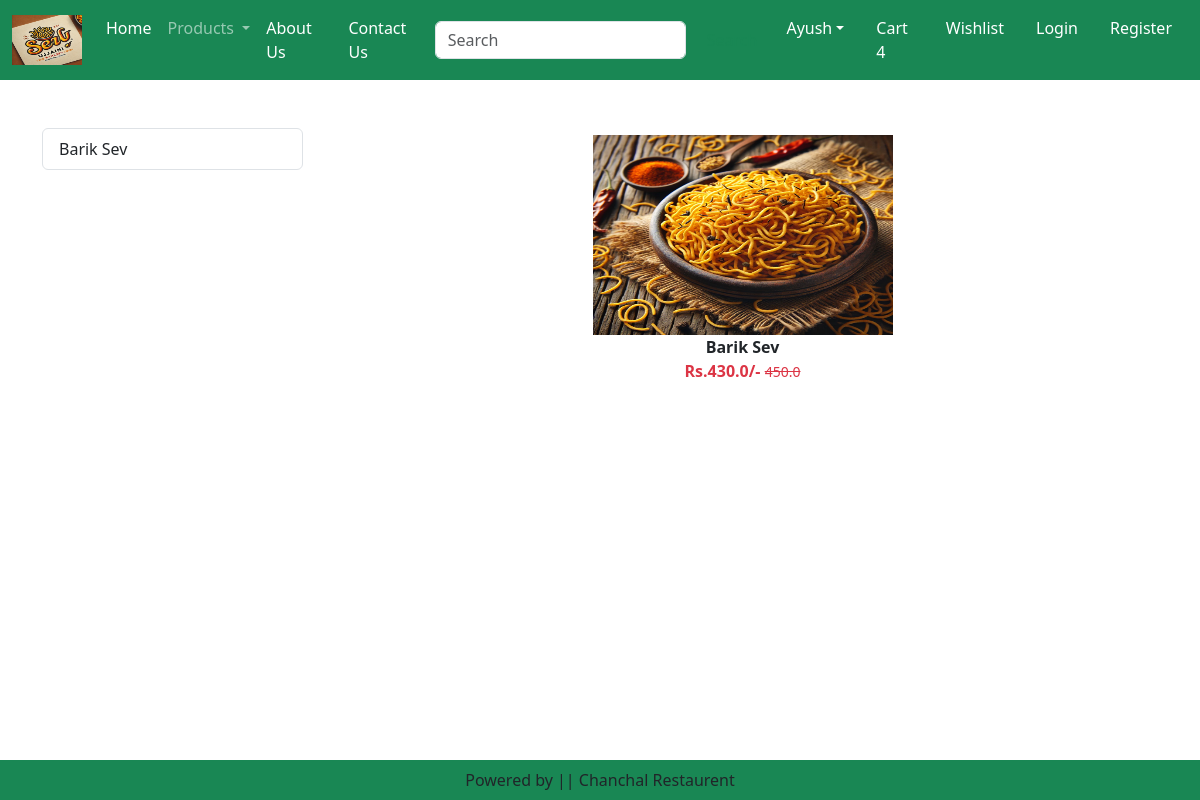
/category/BS, run on an earlier commit of the app's database.
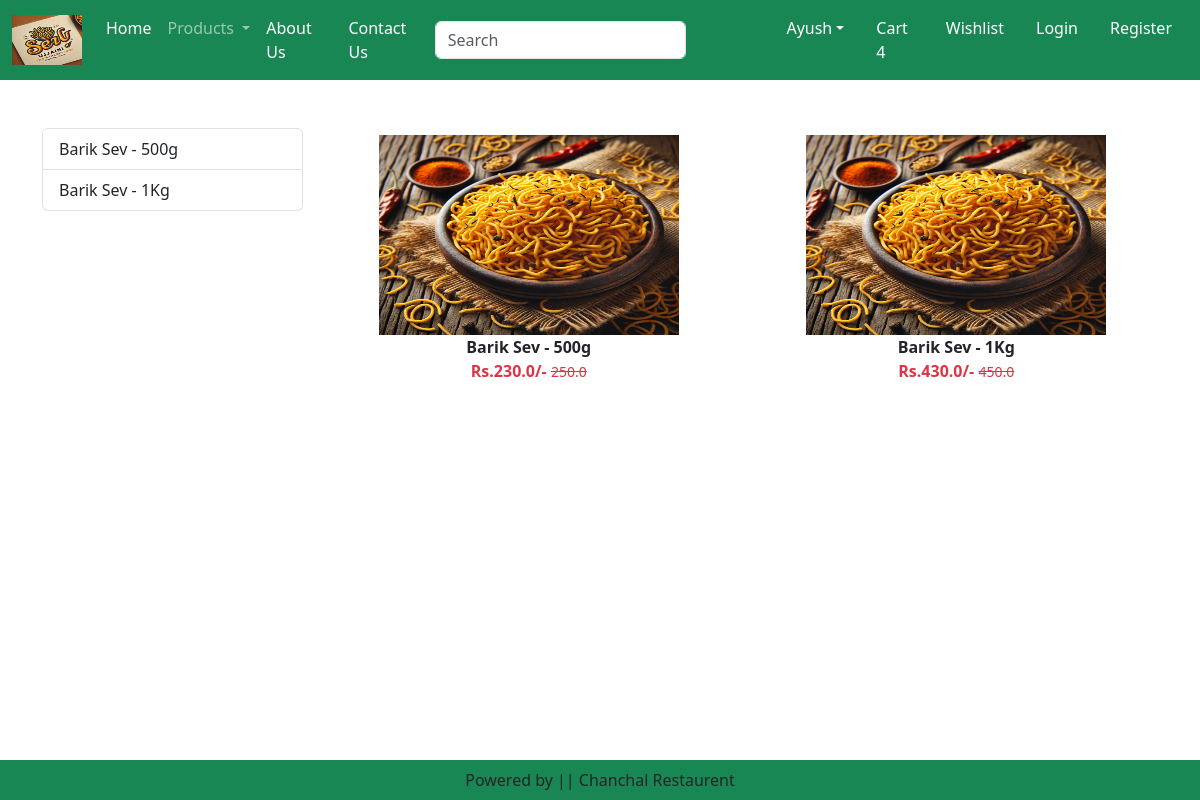
And on a later commit of the database.
### home/models.py (models this page shows, shortened)
class Product(models.Model):
    title = models.CharField(max_length=100)
    sp = models.FloatField()
    dp = models.FloatField()
    desc = models.TextField()
    composition = models.TextField(default='')
    prodapp = models.TextField(default='')
    category = models.CharField(choices=CATEGORY_CHOICES, max_length=2)
    product_image = models.ImageField(upload_to='product')

### home/views.py (the view)
# urls.py: path('category/<slug:val>', views.CategoryView.as_view(), name='category'),
class CategoryView(View):
    def get(self, request, val):
        product = Product.objects.filter(category=val)
        title = Product.objects.filter(category=val).values('title')
        return render(request, 'home/category.html', locals())

### home/templates/home/category.html (shortened to what this page needs)
{% extends 'home/base.html' %}
{% load static %}
{% block main-content %}
    <div class="container my-5">
        <div class="row">
            <div class="col-sm-3">
                <div class="list-group">
                    {% for val in title %}
                        <a href="{% url 'category-title' val.title %}" class="list-group-item list-group-item-action" aria-current="true">{{val.title}}</a>
                    {% endfor %}
                </div>
            </div>
            <div class="col-sm-9">
                <div class="row">
                    {% for prod in product %}
                        <div class="col text-center mb-4">
                            <a href="{% url 'product-detail' prod.id %}" class="btn">
                                <div>
                                    <img src="{{ prod.product_image.url }}" width="300px" height="200px"/>
                                    <div class="fw-bold">{{prod.title}}</div>
                                    <div class="fw-bold text-danger">
                                        Rs.{{prod.dp}}/-
                                        <small class="fw-light text-decoration-line-through">{{prod.sp}}</small>
                                    </div>
                                </div>
                            </a>
                        </div>
                    {% endfor %}
                </div>
            </div>
        </div>
    </div>
{% endblock main-content %}

### home/templates/home/base.html (shortened to what this page needs)
<!DOCTYPE html>
{% load static %}
<html lang="en">
<head>
    <link href="https://cdn.jsdelivr.net/npm/bootstrap@5.3.3/dist/css/bootstrap.min.css" rel="stylesheet">
    <link rel="stylesheet" href="{% static 'home/css/owl.carousel.min.css' %}"/>
    <link rel="stylesheet" href="{% static 'home/css/all.min.css' %}"/>
    <link rel="stylesheet" href="{% static 'home/css/style.css' %}"/>
</head>
<body>
    <nav class="navbar navbar-expand-lg navbar-dark bg-success">
        <div class="container-fluid">
          <a class="navbar-brand" href="#">
            <img src="{% static 'home/images/logo.webp' %}" width="70" height="50">
          </a>
          <div class="collapse navbar-collapse" id="navbarSupportedContent">
            <ul class="navbar-nav me-auto mb-2 mb-lg-0">
              <li class="nav-item">
                <a class="nav-link active" aria-current="page" href="/">Home</a>
              </li>
              <li class="nav-item dropdown">
                <a class="nav-link dropdown-toggle" href="#" role="button" data-bs-toggle="dropdown" aria-expanded="false">
                  Products
                </a>
              </li>
              <li class="nav-item">
                <a class="nav-link text-white" href="{% url 'about' %}">About Us</a>
              </li>
              <li class="nav-item">
                <a class="nav-link text-white" href="{% url 'contact' %}">Contact Us</a>
              </li>
            </ul>
            <form class="d-flex" role="search">
              <input class="form-control me-2" type="search" placeholder="Search" aria-label="Search">
              <button class="btn btn-outline-success" type="submit">Search</button>
            </form>
          </div>
          <ul class="navbar-nav me-auto mb-2 mb-lg-0">
            <li class="nav-item dropdown mx-2">
              <a class="nav-link active dropdown-toggle text-white" href="#" id="profileDropdown" role="button" data-bs-toggle="dropdown" aria-expanded="false">Ayush</a>
            </li>
            <li class="nav-item mx-2">
              <a href="#" class="nav-link text-white">Cart 4</a>
            </li>
            <li class="nav-item mx-2">
              <a href="#" class="nav-link text-white">Wishlist</a>
            </li>
            <li class="nav-item mx-2">
              <a href="{% url 'login' %}" class="nav-link text-white">Login</a>
            </li>
            <li class="nav-item mx-2">
              <a href="{% url 'customer_registration' %}" class="nav-link text-white">Register</a>
            </li>
          </ul>
        </div>
      </nav>
      {% block main-content %} {% endblock main-content %}
      <footer class="container-fluid fixed-bottom bg-success text-center p-2 mt-5">
        Powered by || Chanchal Restaurent
      </footer>
</body>
</html>

What changed in the data, as far as the page shows it:
changed Product: title "Barik Sev" → "Barik Sev - 500g"; dp "430.0" → "230.0"; sp "450.0" → "250.0"
added Product: product_image (picture), title "Barik Sev - 1Kg", dp "430.0", sp "450.0"
Also different on the page:
new list line: "Barik Sev - 500g"
new list line: "Barik Sev - 1Kg"
list line gone: "Barik Sev"
